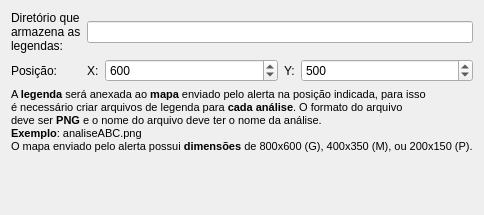
              <widget class="QWidget" name="legendTab">
               <attribute name="title">
                <string>Legenda</string>
               </attribute>
               <layout class="QGridLayout" name="gridLayout_7">
                <item row="1" column="3">
                 <widget class="QLabel" name="label_49">
                  <property name="sizePolicy">
                   <sizepolicy hsizetype="Fixed" vsizetype="Preferred">
                    <horstretch>0</horstretch>
                    <verstretch>0</verstretch>
                   </sizepolicy>
                  </property>
                  <property name="text">
                   <string>Y:</string>
                  </property>
                 </widget>
                </item>
                <item row="1" column="4">
                 <widget class="QSpinBox" name="ylegendSpb">
                  <property name="maximum">
                   <number>768</number>
                  </property>
                  <property name="value">
                   <number>500</number>
                  </property>
                 </widget>
                </item>
                <item row="1" column="1">
                 <widget class="QLabel" name="label_50">
                  <property name="sizePolicy">
                   <sizepolicy hsizetype="Fixed" vsizetype="Preferred">
                    <horstretch>0</horstretch>
                    <verstretch>0</verstretch>
                   </sizepolicy>
                  </property>
                  <property name="text">
                   <string>X:</string>
                  </property>
                 </widget>
                </item>
                <item row="1" column="2">
                 <widget class="QSpinBox" name="xlegendSpb">
                  <property name="maximum">
                   <number>1024</number>
                  </property>
                  <property name="value">
                   <number>600</number>
                  </property>
                 </widget>
                </item>
                <item row="0" column="0">
                 <widget class="QLabel" name="label_46">
                  <property name="text">
                   <string>Diretório que
armazena as
legendas:</string>
                  </property>
                 </widget>
                </item>
                <item row="2" column="0" colspan="5">
                 <widget class="QLabel" name="label_47">
                  <property name="text">
                   <string>&lt;!DOCTYPE HTML PUBLIC &quot;-//W3C//DTD HTML 4.0//EN&quot; &quot;http://www.w3.org/TR/REC-html40/strict.dtd&quot;&gt;
&lt;html&gt;&lt;head&gt;&lt;meta name=&quot;qrichtext&quot; content=&quot;1&quot; /&gt;&lt;style type=&quot;text/css&quot;&gt;
p, li { white-space: pre-wrap; }
&lt;/style&gt;&lt;/head&gt;&lt;body style=&quot; font-family:'MS Shell Dlg 2'; font-size:8.25pt; font-weight:400; font-style:normal;&quot;&gt;
&lt;p style=&quot; margin-top:0px; margin-bottom:0px; margin-left:0px; margin-right:0px; -qt-block-indent:0; text-indent:0px;&quot;&gt;&lt;span style=&quot; font-size:8pt;&quot;&gt;A &lt;/span&gt;&lt;span style=&quot; font-size:8pt; font-weight:600;&quot;&gt;legenda&lt;/span&gt;&lt;span style=&quot; font-size:8pt;&quot;&gt; será anexada ao &lt;/span&gt;&lt;span style=&quot; font-size:8pt; font-weight:600;&quot;&gt;mapa&lt;/span&gt;&lt;span style=&quot; font-size:8pt;&quot;&gt; enviado pelo alerta na posição indicada, para isso&lt;/span&gt;&lt;/p&gt;
&lt;p style=&quot; margin-top:0px; margin-bottom:0px; margin-left:0px; margin-right:0px; -qt-block-indent:0; text-indent:0px;&quot;&gt;&lt;span style=&quot; font-size:8pt;&quot;&gt;é necessário criar arquivos de legenda para &lt;/span&gt;&lt;span style=&quot; font-size:8pt; font-weight:600;&quot;&gt;cada análise&lt;/span&gt;&lt;span style=&quot; font-size:8pt;&quot;&gt;. O formato do arquivo&lt;/span&gt;&lt;/p&gt;
&lt;p style=&quot; margin-top:0px; margin-bottom:0px; margin-left:0px; margin-right:0px; -qt-block-indent:0; text-indent:0px;&quot;&gt;&lt;span style=&quot; font-size:8pt;&quot;&gt;deve ser &lt;/span&gt;&lt;span style=&quot; font-size:8pt; font-weight:600;&quot;&gt;PNG&lt;/span&gt;&lt;span style=&quot; font-size:8pt;&quot;&gt; e o nome do arquivo deve ter o nome da análise.&lt;/span&gt;&lt;/p&gt;
&lt;p style=&quot; margin-top:0px; margin-bottom:0px; margin-left:0px; margin-right:0px; -qt-block-indent:0; text-indent:0px;&quot;&gt;&lt;span style=&quot; font-size:8pt; font-weight:600;&quot;&gt;Exemplo&lt;/span&gt;&lt;span style=&quot; font-size:8pt;&quot;&gt;: analiseABC.png&lt;/span&gt;&lt;/p&gt;
&lt;p style=&quot; margin-top:0px; margin-bottom:0px; margin-left:0px; margin-right:0px; -qt-block-indent:0; text-indent:0px;&quot;&gt;&lt;span style=&quot; font-size:8pt;&quot;&gt;O mapa enviado pelo alerta possui &lt;/span&gt;&lt;span style=&quot; font-size:8pt; font-weight:600;&quot;&gt;dimensões&lt;/span&gt;&lt;span style=&quot; font-size:8pt;&quot;&gt; de 800x600 (G), 400x350 (M), ou 200x150 (P).&lt;/span&gt;&lt;/p&gt;&lt;/body&gt;&lt;/html&gt;</string>
                  </property>
                 </widget>
                </item>
                <item row="1" column="0">
                 <widget class="QLabel" name="label_48">
                  <property name="sizePolicy">
                   <sizepolicy hsizetype="Fixed" vsizetype="Preferred">
                    <horstretch>0</horstretch>
                    <verstretch>0</verstretch>
                   </sizepolicy>
                  </property>
                  <property name="text">
                   <string>Posição:</string>
                  </property>
                 </widget>
                </item>
                <item row="3" column="2">
                 <spacer>
                  <property name="orientation">
                   <enum>Qt::Vertical</enum>
                  </property>
                  <property name="sizeHint" stdset="0">
                   <size>
                    <width>20</width>
                    <height>51</height>
                   </size>
                  </property>
                 </spacer>
                </item>
                <item row="0" column="1" colspan="4">
                 <widget class="QLineEdit" name="legendDirNameLed"/>
                </item>
               </layout>
              </widget>
